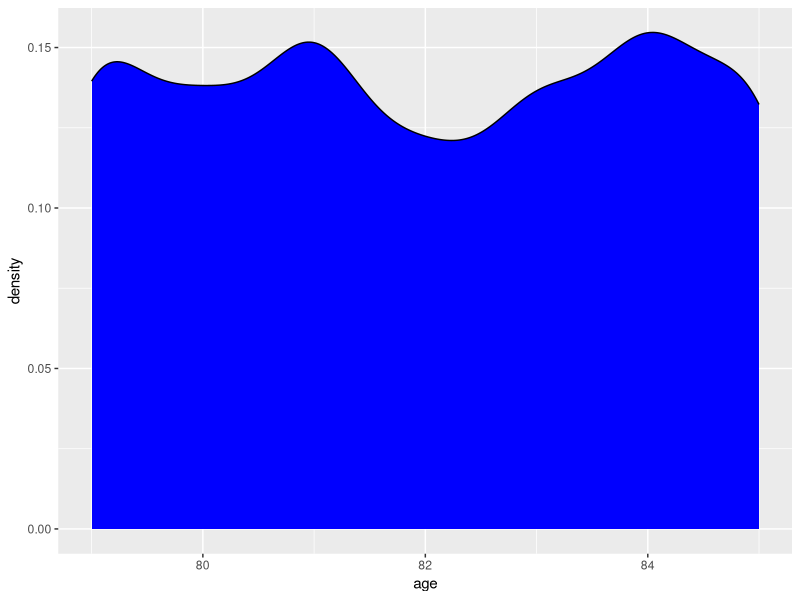
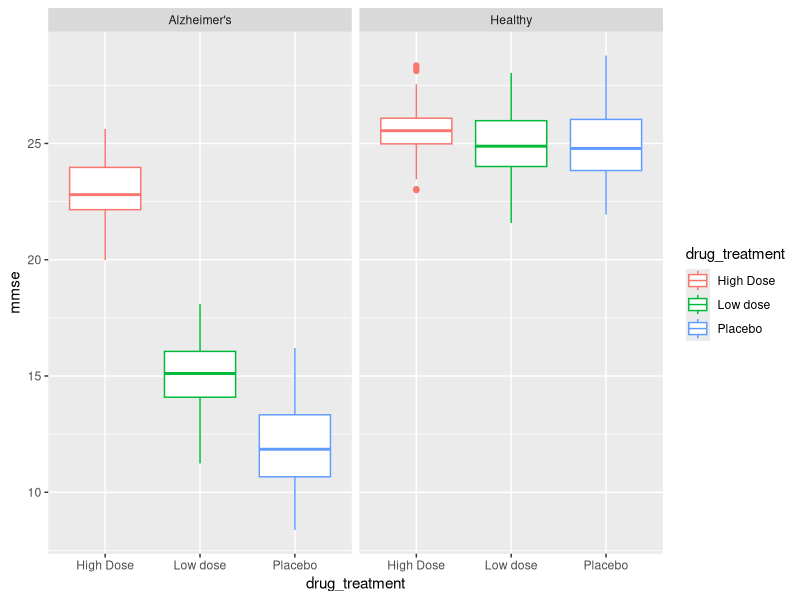
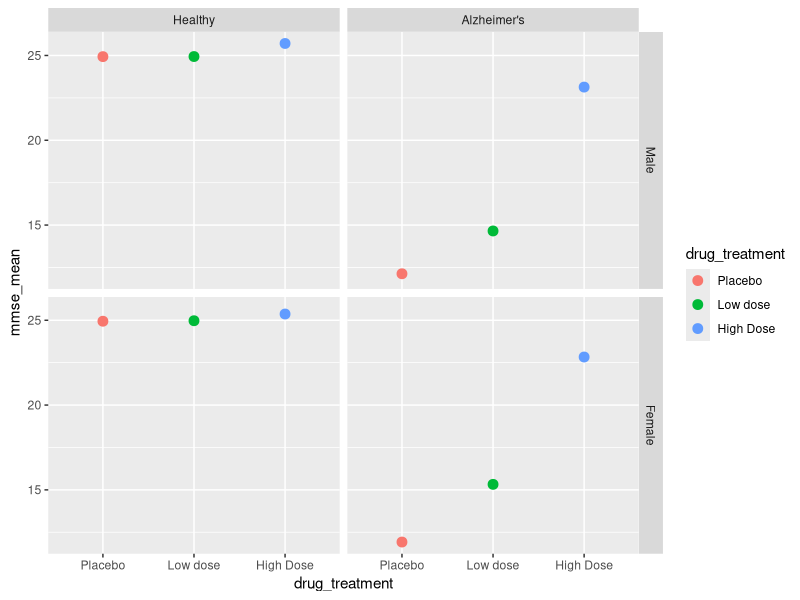
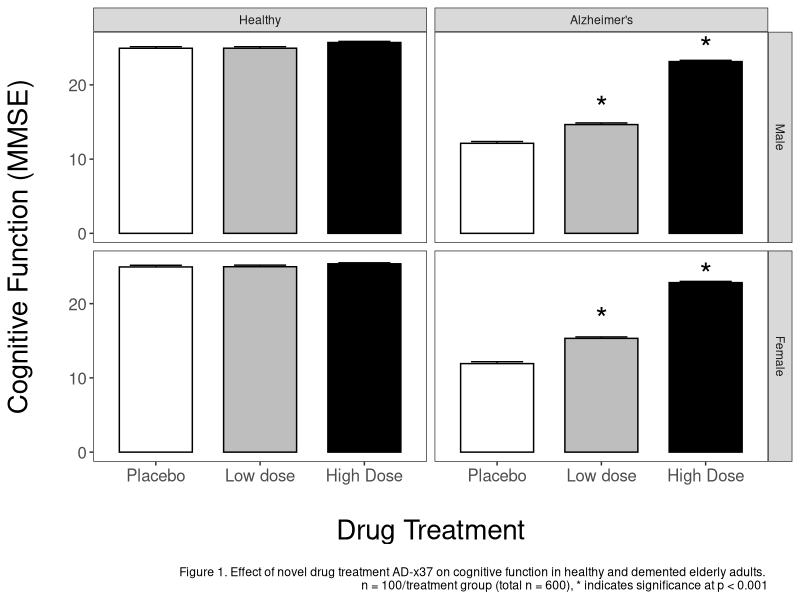
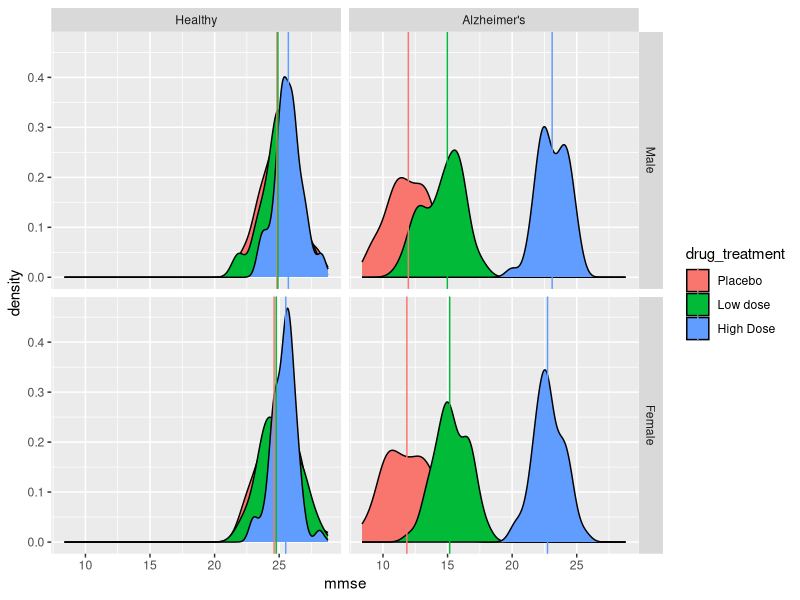
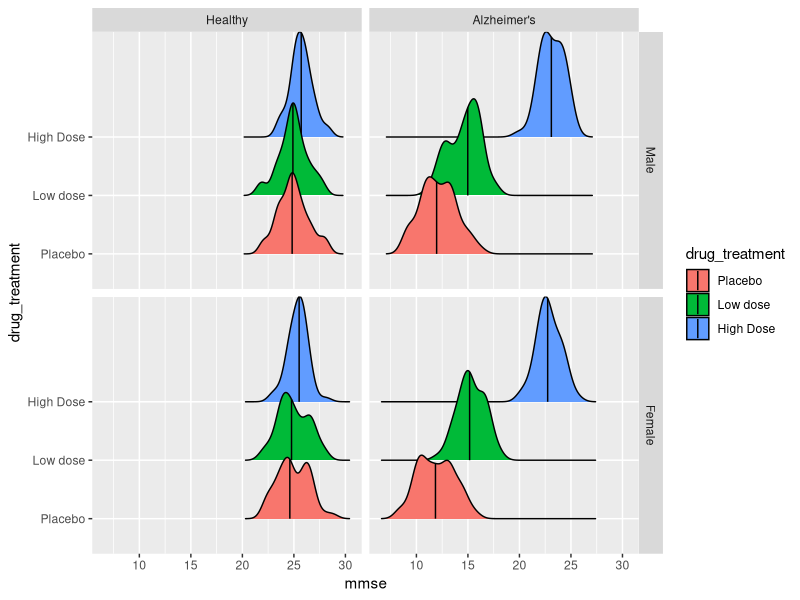

These charts were generated, in order, by the following R code:
## ---- chunk 1
knitr::opts_chunk$set(echo = FALSE)
## ---- chunk 2
# Load libraries
library(tidyverse)
library(broom)
library(knitr)
library(readxl)
## ---- chunk 3
raw_df <- tibble::tribble(
                  ~age, ~sex, ~health_status, ~drug_treatment,            ~mmse,
                   80L,   0L,      "Healthy",       "Placebo", 24.7898757294475,
                   85L,   0L,      "Healthy",       "Placebo",  24.881922782358,
                   82L,   0L,      "Healthy",       "Placebo", 25.1090341667271,
                   80L,   0L,      "Healthy",       "Placebo", 24.9263624503099,
                   83L,   0L,      "Healthy",       "Placebo", 23.3884501324994,
                   79L,   0L,      "Healthy",       "Placebo", 24.1138958025632,
                   82L,   0L,      "Healthy",       "Placebo", 28.2032733410796,
                   79L,   0L,      "Healthy",       "Placebo", 26.9395881628318,
                   80L,   1L,      "Healthy",       "Placebo", 27.0740680559964,
                   79L,   0L,      "Healthy",       "Placebo", 24.4035043846296,
                   80L,   0L,      "Healthy",       "Placebo", 25.5046175020706,
                   79L,   1L,      "Healthy",       "Placebo", 26.1466531136342,
                   81L,   0L,      "Healthy",       "Placebo", 24.7708719059436,
                   83L,   1L,      "Healthy",       "Placebo", 24.4835505067031,
                   85L,   1L,      "Healthy",       "Placebo", 24.1827220668921,
                   81L,   0L,      "Healthy",       "Placebo", 27.6822377356971,
                   83L,   1L,      "Healthy",       "Placebo", 22.5995889631964,
                   85L,   0L,      "Healthy",       "Placebo", 23.4548294895484,
                   80L,   0L,      "Healthy",       "Placebo", 23.8560985601838,
                   80L,   1L,      "Healthy",       "Placebo", 24.7125730648372,
                   80L,   0L,      "Healthy",       "Placebo", 23.3000789137782,
                   85L,   0L,      "Healthy",       "Placebo", 25.5853814607848,
                   80L,   1L,      "Healthy",       "Placebo", 23.7800186466583,
                   83L,   0L,      "Healthy",       "Placebo", 23.6234248994184,
                   80L,   0L,      "Healthy",       "Placebo", 24.7783914598344,
                   82L,   0L,      "Healthy",       "Placebo", 25.2143474462921,
                   82L,   1L,      "Healthy",       "Placebo", 25.3450546677284,
                   84L,   0L,      "Healthy",       "Placebo", 26.2124554624955,
                   81L,   1L,      "Healthy",       "Placebo", 26.4934785988297,
                   81L,   1L,      "Healthy",       "Placebo", 27.8798504232144,
                   80L,   1L,      "Healthy",       "Placebo", 26.5740253414479,
                   82L,   1L,      "Healthy",       "Placebo", 24.5075841546988,
                   79L,   0L,      "Healthy",       "Placebo", 26.8790930136723,
                   81L,   1L,      "Healthy",       "Placebo", 23.7087076754018,
                   79L,   0L,      "Healthy",       "Placebo", 25.2969339238352,
                   84L,   0L,      "Healthy",       "Placebo", 25.0496368812432,
                   85L,   1L,      "Healthy",       "Placebo",  28.782618827845,
                   85L,   0L,      "Healthy",       "Placebo", 26.4585390201347,
                   82L,   0L,      "Healthy",       "Placebo", 24.2505061993126,
                   79L,   0L,      "Healthy",       "Placebo", 24.4250726938722,
                   85L,   0L,      "Healthy",       "Placebo", 23.6778820523577,
                   82L,   1L,      "Healthy",       "Placebo", 22.2928272644201,
                   85L,   1L,      "Healthy",       "Placebo", 23.3058611646072,
                   84L,   0L,      "Healthy",       "Placebo", 23.4909210268678,
                   84L,   1L,      "Healthy",       "Placebo", 22.1484156980334,
                   85L,   1L,      "Healthy",       "Placebo", 26.0128669421659,
                   79L,   0L,      "Healthy",       "Placebo", 24.5681960585279,
                   84L,   0L,      "Healthy",       "Placebo", 24.5332103751366,
                   80L,   1L,      "Healthy",       "Placebo", 26.7340456465974,
                   85L,   1L,      "Healthy",       "Placebo", 23.6578916879782,
                   83L,   0L,      "Healthy",       "Placebo", 22.3141993310651,
                   83L,   0L,      "Healthy",       "Placebo", 23.8421141215635,
                   82L,   0L,      "Healthy",       "Placebo", 25.7997587994896,
                   84L,   1L,      "Healthy",       "Placebo", 26.2677148193097,
                   80L,   1L,      "Healthy",       "Placebo", 24.5891353572652,
                   83L,   1L,      "Healthy",       "Placebo", 24.4900428706888,
                   83L,   0L,      "Healthy",       "Placebo", 25.0301549813202,
                   82L,   1L,      "Healthy",       "Placebo",  26.211991838037,
                   83L,   0L,      "Healthy",       "Placebo", 21.9403535204277,
                   81L,   1L,      "Healthy",       "Placebo", 26.0978728527968,
                   83L,   0L,      "Healthy",       "Placebo", 28.1133627120118,
                   84L,   0L,      "Healthy",       "Placebo", 22.0467192431737,
                   85L,   0L,      "Healthy",       "Placebo", 24.8301817903221,
                   85L,   1L,      "Healthy",       "Placebo",  24.606633902616,
                   80L,   0L,      "Healthy",       "Placebo",  26.244783068349,
                   83L,   0L,      "Healthy",       "Placebo",  25.885090969828,
                   80L,   0L,      "Healthy",       "Placebo", 23.3818937986046,
                   81L,   1L,      "Healthy",       "Placebo", 25.0598079418092,
                   79L,   0L,      "Healthy",       "Placebo", 26.5245393886272,
                   83L,   1L,      "Healthy",       "Placebo", 22.5467557037793,
                   84L,   0L,      "Healthy",       "Placebo", 27.7591856806797,
                   80L,   0L,      "Healthy",       "Placebo", 24.6511988774769,
                   79L,   0L,      "Healthy",       "Placebo", 22.9663322568317,
                   85L,   1L,      "Healthy",       "Placebo", 23.9998196854611,
                   85L,   1L,      "Healthy",       "Placebo", 24.9083843142131,
                   84L,   1L,      "Healthy",       "Placebo", 23.3357119930418,
                   82L,   0L,      "Healthy",       "Placebo",  24.634147823243,
                   79L,   1L,      "Healthy",       "Placebo", 24.6048836904884,
                   84L,   1L,      "Healthy",       "Placebo", 26.5691840491313,
                   85L,   1L,      "Healthy",       "Placebo",  26.254187069804,
                   83L,   0L,      "Healthy",       "Placebo", 22.9258671442738,
                   85L,   0L,      "Healthy",       "Placebo", 25.7546511367387,
                   79L,   1L,      "Healthy",       "Placebo", 26.0063838757291,
                   84L,   1L,      "Healthy",       "Placebo", 25.5883621108005,
                   85L,   1L,      "Healthy",       "Placebo", 24.5793849902452,
                   83L,   1L,      "Healthy",       "Placebo", 26.7948159548108,
                   82L,   1L,      "Healthy",       "Placebo", 24.3664165555196,
                   80L,   1L,      "Healthy",       "Placebo", 23.8186140635692,
                   79L,   1L,      "Healthy",       "Placebo", 23.1249254611195,
                   85L,   1L,      "Healthy",       "Placebo", 26.7776690649579,
                   79L,   1L,      "Healthy",       "Placebo", 25.7586315203948,
                   82L,   0L,      "Healthy",       "Placebo", 26.8551548727779,
                   81L,   0L,      "Healthy",       "Placebo", 25.7836951354077,
                   79L,   1L,      "Healthy",       "Placebo",  23.337104400067,
                   80L,   1L,      "Healthy",       "Placebo", 22.6185607675362,
                   79L,   1L,      "Healthy",       "Placebo", 23.9524751175957,
                   79L,   1L,      "Healthy",       "Placebo", 25.6307239254808,
                   83L,   0L,      "Healthy",       "Placebo", 25.5945305708496,
                   79L,   0L,      "Healthy",       "Placebo", 23.9838427257686,
                   81L,   0L,      "Healthy",       "Placebo", 25.1569810714692,
                   80L,   0L,      "Healthy",      "Low dose", 24.4802248226566,
                   79L,   0L,      "Healthy",      "Low dose", 27.3595116570684,
                   83L,   0L,      "Healthy",      "Low dose", 25.4072532606378,
                   85L,   1L,      "Healthy",      "Low dose", 23.6166448707275,
                   84L,   0L,      "Healthy",      "Low dose", 24.9042356478761,
                   79L,   0L,      "Healthy",      "Low dose", 24.1126599218866,
                   84L,   1L,      "Healthy",      "Low dose", 24.1998897774011,
                   84L,   1L,      "Healthy",      "Low dose", 25.7176129453105,
                   83L,   0L,      "Healthy",      "Low dose", 23.4661026369008,
                   81L,   0L,      "Healthy",      "Low dose", 23.9676381034556,
                   81L,   0L,      "Healthy",      "Low dose", 23.0655883801098,
                   81L,   0L,      "Healthy",      "Low dose", 25.1098463904274,
                   84L,   1L,      "Healthy",      "Low dose", 26.7038573158724,
                   80L,   0L,      "Healthy",      "Low dose", 23.8273801929302,
                   84L,   1L,      "Healthy",      "Low dose", 25.1675867045153,
                   83L,   1L,      "Healthy",      "Low dose", 26.6657505104138,
                   83L,   0L,      "Healthy",      "Low dose", 24.3033453578196,
                   84L,   0L,      "Healthy",      "Low dose", 24.8109450226496,
                   84L,   0L,      "Healthy",      "Low dose", 24.4325971751144,
                   81L,   1L,      "Healthy",      "Low dose", 23.9551397976599,
                   85L,   0L,      "Healthy",      "Low dose", 23.1061907585473,
                   79L,   1L,      "Healthy",      "Low dose", 24.6670870205438,
                   80L,   0L,      "Healthy",      "Low dose", 25.6658698733775,
                   85L,   0L,      "Healthy",      "Low dose", 24.9255871071137,
                   81L,   1L,      "Healthy",      "Low dose", 25.6387757186882,
                   81L,   1L,      "Healthy",      "Low dose", 24.7699866547934,
                   85L,   0L,      "Healthy",      "Low dose", 25.1600928700339,
                   84L,   0L,      "Healthy",      "Low dose", 26.8463796405324,
                   81L,   0L,      "Healthy",      "Low dose", 24.9245972277626,
                   82L,   0L,      "Healthy",      "Low dose", 23.6539934026344,
                   85L,   1L,      "Healthy",      "Low dose", 26.8102867339818,
                   79L,   1L,      "Healthy",      "Low dose", 27.8809152744109,
                   83L,   1L,      "Healthy",      "Low dose", 21.9155786752128,
                   84L,   1L,      "Healthy",      "Low dose", 25.7190166317773,
                   81L,   0L,      "Healthy",      "Low dose", 25.3627623760472,
                   81L,   1L,      "Healthy",      "Low dose", 23.8051499342003,
                   79L,   1L,      "Healthy",      "Low dose", 27.3349874835142,
                   85L,   1L,      "Healthy",      "Low dose", 28.0367432830347,
                   79L,   1L,      "Healthy",      "Low dose", 24.2481415332684,
                   80L,   0L,      "Healthy",      "Low dose", 25.5936711325823,
                   81L,   1L,      "Healthy",      "Low dose", 24.7444933709512,
                   81L,   0L,      "Healthy",      "Low dose", 25.2558455679549,
                   80L,   0L,      "Healthy",      "Low dose", 27.6706747426748,
                   79L,   1L,      "Healthy",      "Low dose",  25.842379285117,
                   80L,   1L,      "Healthy",      "Low dose", 26.7249642120611,
                   83L,   0L,      "Healthy",      "Low dose", 24.8670532744864,
                   80L,   0L,      "Healthy",      "Low dose", 25.3441487613768,
                   79L,   1L,      "Healthy",      "Low dose",  25.990097245618,
                   83L,   0L,      "Healthy",      "Low dose", 24.9799640312079,
                   83L,   0L,      "Healthy",      "Low dose", 23.4408499332861,
                   84L,   0L,      "Healthy",      "Low dose",  26.443728041226,
                   84L,   0L,      "Healthy",      "Low dose", 23.1153438115251,
                   83L,   1L,      "Healthy",      "Low dose", 24.2212521425528,
                   79L,   0L,      "Healthy",      "Low dose", 24.8341875442428,
                   80L,   1L,      "Healthy",      "Low dose", 26.3497017748336,
                   81L,   0L,      "Healthy",      "Low dose", 24.7634590410982,
                   79L,   1L,      "Healthy",      "Low dose", 23.4188875332863,
                   85L,   1L,      "Healthy",      "Low dose", 26.6868054519399,
                   81L,   1L,      "Healthy",      "Low dose", 23.7718280031959,
                   81L,   0L,      "Healthy",      "Low dose", 26.9007213566948,
                   79L,   1L,      "Healthy",      "Low dose", 22.6302886025151,
                   85L,   0L,      "Healthy",      "Low dose",  24.530721589078,
                   85L,   0L,      "Healthy",      "Low dose", 24.1947917765611,
                   85L,   1L,      "Healthy",      "Low dose", 26.4565715911481,
                   85L,   0L,      "Healthy",      "Low dose", 21.9359797610671,
                   79L,   1L,      "Healthy",      "Low dose", 25.3427055323056,
                   84L,   1L,      "Healthy",      "Low dose", 27.3508317228093,
                   84L,   0L,      "Healthy",      "Low dose", 25.7185698214763,
                   81L,   1L,      "Healthy",      "Low dose", 26.7297787480658,
                   83L,   1L,      "Healthy",      "Low dose", 23.2541920770406,
                   84L,   1L,      "Healthy",      "Low dose", 22.7407430903204,
                   83L,   1L,      "Healthy",      "Low dose", 24.0822440965366,
                   80L,   0L,      "Healthy",      "Low dose", 24.8992582060998,
                   81L,   1L,      "Healthy",      "Low dose", 23.7706319012994,
                   81L,   0L,      "Healthy",      "Low dose", 26.4378745585203,
                   81L,   1L,      "Healthy",      "Low dose", 26.4209238931333,
                   81L,   0L,      "Healthy",      "Low dose", 27.2102809903853,
                   82L,   1L,      "Healthy",      "Low dose", 23.2719649160955,
                   82L,   0L,      "Healthy",      "Low dose", 22.0132612335746,
                   84L,   0L,      "Healthy",      "Low dose", 25.3836009599068,
                   84L,   1L,      "Healthy",      "Low dose", 24.8998159665431,
                   81L,   1L,      "Healthy",      "Low dose", 24.1393043363011,
                   82L,   1L,      "Healthy",      "Low dose", 25.0520654854364,
                   81L,   1L,      "Healthy",      "Low dose", 24.4219898110364,
                   82L,   0L,      "Healthy",      "Low dose", 24.8616812196288,
                   79L,   1L,      "Healthy",      "Low dose", 24.7120005509269,
                   84L,   1L,      "Healthy",      "Low dose", 25.0987221241543,
                   82L,   0L,      "Healthy",      "Low dose", 21.5779108863454,
                   81L,   1L,      "Healthy",      "Low dose", 23.7202084472045,
                   81L,   1L,      "Healthy",      "Low dose", 22.1873931992195,
                   85L,   0L,      "Healthy",      "Low dose", 26.0816996386275,
                   84L,   0L,      "Healthy",      "Low dose", 25.9774005324249,
                   80L,   0L,      "Healthy",      "Low dose",  25.996139718667,
                   84L,   1L,      "Healthy",      "Low dose", 23.7454656878933,
                   85L,   1L,      "Healthy",      "Low dose", 24.2261527051798,
                   84L,   0L,      "Healthy",      "Low dose", 24.0228898738458,
                   80L,   0L,      "Healthy",      "Low dose", 24.5794984424005,
                   85L,   0L,      "Healthy",      "Low dose", 27.9551428159219,
                   79L,   1L,      "Healthy",      "Low dose", 24.7780711278632,
                   83L,   0L,      "Healthy",      "Low dose", 26.3336764200086,
                   85L,   1L,      "Healthy",     "High Dose", 25.4646315521493,
                   82L,   1L,      "Healthy",     "High Dose", 25.5284270856986,
                   84L,   0L,      "Healthy",     "High Dose", 26.0597871670414,
                   79L,   1L,      "Healthy",     "High Dose", 25.8284016651515,
                   80L,   1L,      "Healthy",     "High Dose", 25.7889864903757,
                   80L,   1L,      "Healthy",     "High Dose", 25.6971593022457,
                   81L,   0L,      "Healthy",     "High Dose", 25.8791205421019,
                   81L,   0L,      "Healthy",     "High Dose", 23.8624955057273,
                   80L,   0L,      "Healthy",     "High Dose", 25.3343276198956,
                   84L,   1L,      "Healthy",     "High Dose", 25.8477491126928,
                   80L,   1L,      "Healthy",     "High Dose", 25.1860993143064,
                   83L,   1L,      "Healthy",     "High Dose", 26.6508335853681,
                   85L,   0L,      "Healthy",     "High Dose", 25.1078795497226,
                   83L,   1L,      "Healthy",     "High Dose", 23.7470563306697,
                   80L,   0L,      "Healthy",     "High Dose", 24.8296396303433,
                   83L,   0L,      "Healthy",     "High Dose", 25.3327239209413,
                   79L,   0L,      "Healthy",     "High Dose", 27.0449492550876,
                   83L,   0L,      "Healthy",     "High Dose", 28.3538969211117,
                   80L,   1L,      "Healthy",     "High Dose", 26.0448873270272,
                   83L,   1L,      "Healthy",     "High Dose", 24.7173329492901,
                   85L,   0L,      "Healthy",     "High Dose", 26.9104559694507,
                   82L,   1L,      "Healthy",     "High Dose", 24.5063033260117,
                   85L,   1L,      "Healthy",     "High Dose", 25.5091384454546,
                   84L,   1L,      "Healthy",     "High Dose", 25.5694403137363,
                   81L,   0L,      "Healthy",     "High Dose", 24.6657878133788,
                   83L,   0L,      "Healthy",     "High Dose",  26.761420584346,
                   79L,   0L,      "Healthy",     "High Dose", 25.7102917497303,
                   81L,   0L,      "Healthy",     "High Dose",  24.410776952058,
                   82L,   1L,      "Healthy",     "High Dose", 26.4225664996526,
                   81L,   0L,      "Healthy",     "High Dose", 26.0261626825361,
                   82L,   0L,      "Healthy",     "High Dose", 27.5479309872398,
                   84L,   0L,      "Healthy",     "High Dose", 26.1428655894653,
                   84L,   0L,      "Healthy",     "High Dose", 25.0309338987604,
                   79L,   0L,      "Healthy",     "High Dose", 25.7480943382588,
                   79L,   1L,      "Healthy",     "High Dose", 24.9417120753419,
                   82L,   1L,      "Healthy",     "High Dose", 26.2478165344628,
                   80L,   0L,      "Healthy",     "High Dose", 26.0504791314699,
                   84L,   1L,      "Healthy",     "High Dose", 23.9422448489453,
                   83L,   1L,      "Healthy",     "High Dose", 24.3760784723559,
                   83L,   0L,      "Healthy",     "High Dose", 25.7401033047636,
                   81L,   1L,      "Healthy",     "High Dose", 25.9081174062964,
                   84L,   1L,      "Healthy",     "High Dose", 25.8416752497488,
                   80L,   0L,      "Healthy",     "High Dose", 23.8144496700492,
                   85L,   0L,      "Healthy",     "High Dose", 25.8552459411754,
                   80L,   0L,      "Healthy",     "High Dose", 27.3045314590082,
                   80L,   0L,      "Healthy",     "High Dose", 25.3811496550686,
                   81L,   1L,      "Healthy",     "High Dose", 28.1188598068334,
                   81L,   1L,      "Healthy",     "High Dose", 25.1381967594181,
                   85L,   0L,      "Healthy",     "High Dose", 25.4487663983509,
                   82L,   0L,      "Healthy",     "High Dose", 24.2822611292851,
                   82L,   1L,      "Healthy",     "High Dose", 25.2821659746866,
                   85L,   0L,      "Healthy",     "High Dose", 26.0217240252471,
                   83L,   0L,      "Healthy",     "High Dose",  23.627544670518,
                   82L,   1L,      "Healthy",     "High Dose", 22.9948984882083,
                   79L,   1L,      "Healthy",     "High Dose", 26.9045702342337,
                   84L,   1L,      "Healthy",     "High Dose", 24.6756193190608,
                   84L,   1L,      "Healthy",     "High Dose", 24.8388415750255,
                   84L,   1L,      "Healthy",     "High Dose", 23.0352013909915,
                   85L,   1L,      "Healthy",     "High Dose", 26.3766850720221,
                   84L,   1L,      "Healthy",     "High Dose", 26.4656999494872,
                   79L,   1L,      "Healthy",     "High Dose", 25.7088745399292,
                   83L,   0L,      "Healthy",     "High Dose", 26.9985757268282,
                   81L,   0L,      "Healthy",     "High Dose", 25.3388167781884,
                   84L,   0L,      "Healthy",     "High Dose", 23.4582724998322,
                   83L,   0L,      "Healthy",     "High Dose", 24.9963038150614,
                   82L,   0L,      "Healthy",     "High Dose", 26.4602070356662,
                   85L,   0L,      "Healthy",     "High Dose", 24.7580198150046,
                   83L,   0L,      "Healthy",     "High Dose", 26.2099733538293,
                   85L,   0L,      "Healthy",     "High Dose", 25.0187394047009,
                   79L,   0L,      "Healthy",     "High Dose", 25.0132113024973,
                   79L,   1L,      "Healthy",     "High Dose", 24.5290940740823,
                   81L,   0L,      "Healthy",     "High Dose", 28.2065377800899,
                   80L,   1L,      "Healthy",     "High Dose", 25.6260936884467,
                   81L,   0L,      "Healthy",     "High Dose", 26.1559931897684,
                   81L,   1L,      "Healthy",     "High Dose", 26.2793275497539,
                   84L,   1L,      "Healthy",     "High Dose", 24.4996098659022,
                   85L,   0L,      "Healthy",     "High Dose", 25.2358421827488,
                   81L,   1L,      "Healthy",     "High Dose",  24.435115365184,
                   85L,   0L,      "Healthy",     "High Dose",  25.372791685831,
                   84L,   1L,      "Healthy",     "High Dose", 25.9678659358166,
                   82L,   0L,      "Healthy",     "High Dose", 25.3862549254236,
                   83L,   0L,      "Healthy",     "High Dose", 26.7790695462656,
                   80L,   1L,      "Healthy",     "High Dose", 25.3337481142791,
                   81L,   0L,      "Healthy",     "High Dose", 26.3396689312146,
                   85L,   1L,      "Healthy",     "High Dose", 24.6539074534413,
                   85L,   1L,      "Healthy",     "High Dose", 24.7907091596141,
                   81L,   1L,      "Healthy",     "High Dose", 25.8032238887122,
                   80L,   0L,      "Healthy",     "High Dose", 26.0658091713561,
                   85L,   0L,      "Healthy",     "High Dose",  26.184065186992,
                   82L,   1L,      "Healthy",     "High Dose", 25.4095780110815,
                   83L,   1L,      "Healthy",     "High Dose", 25.2935031865245,
                   80L,   1L,      "Healthy",     "High Dose", 25.1190659503014,
                   83L,   1L,      "Healthy",     "High Dose", 26.1835301792698,
                   79L,   0L,      "Healthy",     "High Dose", 25.6719792660693,
                   83L,   1L,      "Healthy",     "High Dose",  25.684803635032,
                   81L,   0L,      "Healthy",     "High Dose", 25.3307095851116,
                   83L,   1L,      "Healthy",     "High Dose", 24.4993891205437,
                   80L,   0L,      "Healthy",     "High Dose", 25.1941159893443,
                   81L,   0L,      "Healthy",     "High Dose", 26.6512333093915,
                   81L,   1L,      "Healthy",     "High Dose", 25.6121693954224,
                   79L,   0L,  "Alzheimer's",       "Placebo", 10.2268563650679,
                   79L,   1L,  "Alzheimer's",       "Placebo", 14.2897196826213,
                   79L,   0L,  "Alzheimer's",       "Placebo", 10.8443056546738,
                   83L,   0L,  "Alzheimer's",       "Placebo", 13.3097825919758,
                   80L,   1L,  "Alzheimer's",       "Placebo", 12.7911574661162,
                   84L,   1L,  "Alzheimer's",       "Placebo", 11.7046909451228,
                   83L,   0L,  "Alzheimer's",       "Placebo", 9.21322124400476,
                   79L,   1L,  "Alzheimer's",       "Placebo", 10.3673152057746,
                   83L,   1L,  "Alzheimer's",       "Placebo", 8.53665936375875,
                   84L,   0L,  "Alzheimer's",       "Placebo", 10.6416331058908,
                   81L,   0L,  "Alzheimer's",       "Placebo", 14.0480804108031,
                   79L,   1L,  "Alzheimer's",       "Placebo", 9.87202004843289,
                   79L,   0L,  "Alzheimer's",       "Placebo", 13.0300135953075,
                   80L,   0L,  "Alzheimer's",       "Placebo", 12.3378429707862,
                   83L,   1L,  "Alzheimer's",       "Placebo", 12.3609834728902,
                   85L,   1L,  "Alzheimer's",       "Placebo", 10.1634931015185,
                   82L,   0L,  "Alzheimer's",       "Placebo", 12.3474499253411,
                   79L,   0L,  "Alzheimer's",       "Placebo", 10.8508077662913,
                   79L,   1L,  "Alzheimer's",       "Placebo", 10.0588291845122,
                   82L,   1L,  "Alzheimer's",       "Placebo", 14.6146438779792,
                   83L,   0L,  "Alzheimer's",       "Placebo", 12.6976059357582,
                   85L,   0L,  "Alzheimer's",       "Placebo", 13.3476311027003,
                   81L,   0L,  "Alzheimer's",       "Placebo", 9.09100194580395,
                   80L,   0L,  "Alzheimer's",       "Placebo", 11.8307261198643,
                   85L,   1L,  "Alzheimer's",       "Placebo", 8.37578058116425,
                   82L,   0L,  "Alzheimer's",       "Placebo", 14.9811616062093,
                   80L,   0L,  "Alzheimer's",       "Placebo", 9.58561315295987,
                   85L,   0L,  "Alzheimer's",       "Placebo", 10.8511696045819,
                   84L,   1L,  "Alzheimer's",       "Placebo", 14.4727379024376,
                   80L,   1L,  "Alzheimer's",       "Placebo", 9.68165648625826,
                   83L,   0L,  "Alzheimer's",       "Placebo", 10.8777822701905,
                   80L,   0L,  "Alzheimer's",       "Placebo", 13.4223451522919,
                   81L,   0L,  "Alzheimer's",       "Placebo", 11.5468883581443,
                   83L,   0L,  "Alzheimer's",       "Placebo", 13.4303039610646,
                   84L,   1L,  "Alzheimer's",       "Placebo", 11.8589868895767,
                   83L,   1L,  "Alzheimer's",       "Placebo", 13.0402830352955,
                   81L,   1L,  "Alzheimer's",       "Placebo", 13.1343461555263,
                   85L,   0L,  "Alzheimer's",       "Placebo", 10.5629697582749,
                   84L,   1L,  "Alzheimer's",       "Placebo", 11.9278366161942,
                   85L,   1L,  "Alzheimer's",       "Placebo", 11.3153151599533,
                   81L,   1L,  "Alzheimer's",       "Placebo", 10.7962485974508,
                   85L,   1L,  "Alzheimer's",       "Placebo", 9.51925266751026,
                   84L,   0L,  "Alzheimer's",       "Placebo", 12.6706261689513,
                   79L,   1L,  "Alzheimer's",       "Placebo", 14.5463772107981,
                   81L,   0L,  "Alzheimer's",       "Placebo", 11.7538511117587,
                   83L,   0L,  "Alzheimer's",       "Placebo", 13.5130416461136,
                   79L,   0L,  "Alzheimer's",       "Placebo", 11.5485395840509,
                   83L,   1L,  "Alzheimer's",       "Placebo", 13.2010952502924,
                   82L,   1L,  "Alzheimer's",       "Placebo", 11.0200346053197,
                   81L,   0L,  "Alzheimer's",       "Placebo", 8.91408469576153,
                   79L,   0L,  "Alzheimer's",       "Placebo", 9.24217745164547,
                   79L,   1L,  "Alzheimer's",       "Placebo", 14.0368107436432,
                   79L,   1L,  "Alzheimer's",       "Placebo", 15.7286958028927,
                   85L,   1L,  "Alzheimer's",       "Placebo", 13.4652954585503,
                   80L,   0L,  "Alzheimer's",       "Placebo", 10.5800827360915,
                   79L,   1L,  "Alzheimer's",       "Placebo", 13.5846271649194,
                   84L,   0L,  "Alzheimer's",       "Placebo", 13.3621862536505,
                   79L,   1L,  "Alzheimer's",       "Placebo", 11.0675140053905,
                   80L,   0L,  "Alzheimer's",       "Placebo", 13.3277466065022,
                   79L,   1L,  "Alzheimer's",       "Placebo", 14.0219545002467,
                   83L,   0L,  "Alzheimer's",       "Placebo", 14.0260911039752,
                   82L,   0L,  "Alzheimer's",       "Placebo", 14.4364827176952,
                   81L,   1L,  "Alzheimer's",       "Placebo", 9.56120641419123,
                   81L,   1L,  "Alzheimer's",       "Placebo",  11.839576452431,
                   81L,   0L,  "Alzheimer's",       "Placebo", 11.3027079769874,
                   79L,   1L,  "Alzheimer's",       "Placebo", 12.9660988910321,
                   81L,   1L,  "Alzheimer's",       "Placebo", 11.6717089591045,
                   82L,   0L,  "Alzheimer's",       "Placebo", 11.0562635408654,
                   83L,   1L,  "Alzheimer's",       "Placebo", 13.2058305473162,
                   83L,   1L,  "Alzheimer's",       "Placebo", 11.4378041250758,
                   85L,   0L,  "Alzheimer's",       "Placebo", 16.1980530825783,
                   81L,   1L,  "Alzheimer's",       "Placebo", 11.1428162846425,
                   80L,   1L,  "Alzheimer's",       "Placebo", 10.5722636371372,
                   84L,   1L,  "Alzheimer's",       "Placebo", 10.2760098952179,
                   83L,   0L,  "Alzheimer's",       "Placebo", 11.7949551085296,
                   79L,   0L,  "Alzheimer's",       "Placebo",  10.673188156585,
                   81L,   1L,  "Alzheimer's",       "Placebo",  12.728799539486,
                   79L,   1L,  "Alzheimer's",       "Placebo",  12.951314538092,
                   80L,   0L,  "Alzheimer's",       "Placebo", 9.69895976210067,
                   84L,   0L,  "Alzheimer's",       "Placebo", 13.4397623178198,
                   84L,   1L,  "Alzheimer's",       "Placebo", 12.2376383160514,
                   82L,   1L,  "Alzheimer's",       "Placebo", 10.1783114127726,
                   81L,   0L,  "Alzheimer's",       "Placebo", 15.3462902885033,
                   85L,   1L,  "Alzheimer's",       "Placebo", 15.0714886099309,
                   80L,   1L,  "Alzheimer's",       "Placebo", 10.3598561540553,
                   85L,   1L,  "Alzheimer's",       "Placebo", 12.1942350582678,
                   81L,   1L,  "Alzheimer's",       "Placebo", 10.4931397396818,
                   79L,   0L,  "Alzheimer's",       "Placebo", 13.3170911636645,
                   83L,   1L,  "Alzheimer's",       "Placebo", 13.3408709919908,
                   79L,   0L,  "Alzheimer's",       "Placebo", 12.3981337902761,
                   79L,   0L,  "Alzheimer's",       "Placebo", 15.2890033081226,
                   84L,   0L,  "Alzheimer's",       "Placebo", 11.8337985600715,
                   83L,   1L,  "Alzheimer's",       "Placebo", 10.4688722688006,
                   84L,   0L,  "Alzheimer's",       "Placebo", 11.5468043173616,
                   79L,   0L,  "Alzheimer's",       "Placebo", 12.9573367068575,
                   81L,   0L,  "Alzheimer's",       "Placebo", 12.4278200355294,
                   80L,   0L,  "Alzheimer's",       "Placebo", 11.2789447575241,
                   85L,   0L,  "Alzheimer's",       "Placebo", 14.6361502759343,
                   80L,   0L,  "Alzheimer's",       "Placebo", 10.9099345772977,
                   81L,   0L,  "Alzheimer's",       "Placebo", 12.0914873533949,
                   85L,   1L,  "Alzheimer's",      "Low dose", 15.9063448566942,
                   82L,   1L,  "Alzheimer's",      "Low dose", 15.3197931642314,
                   84L,   1L,  "Alzheimer's",      "Low dose",  12.098204789549,
                   81L,   0L,  "Alzheimer's",      "Low dose", 14.7165005221129,
                   81L,   1L,  "Alzheimer's",      "Low dose", 14.8208430903797,
                   82L,   0L,  "Alzheimer's",      "Low dose", 13.0800303228114,
                   85L,   0L,  "Alzheimer's",      "Low dose", 13.0301263038836,
                   81L,   1L,  "Alzheimer's",      "Low dose", 17.6944187992856,
                   79L,   0L,  "Alzheimer's",      "Low dose", 16.2172414616705,
                   79L,   1L,  "Alzheimer's",      "Low dose", 15.8378628411152,
                   79L,   0L,  "Alzheimer's",      "Low dose", 15.2295155063792,
                   85L,   0L,  "Alzheimer's",      "Low dose", 12.5465840873748,
                   85L,   1L,  "Alzheimer's",      "Low dose", 15.0038047587915,
                   83L,   1L,  "Alzheimer's",      "Low dose", 15.0826658837796,
                   82L,   0L,  "Alzheimer's",      "Low dose", 14.9841121177045,
                   81L,   1L,  "Alzheimer's",      "Low dose",  14.171503433512,
                   84L,   0L,  "Alzheimer's",      "Low dose", 14.4286194377352,
                   82L,   0L,  "Alzheimer's",      "Low dose", 15.1291100639471,
                   79L,   0L,  "Alzheimer's",      "Low dose", 12.5615526988322,
                   80L,   1L,  "Alzheimer's",      "Low dose", 15.0865919776599,
                   79L,   1L,  "Alzheimer's",      "Low dose", 16.8359647222701,
                   83L,   0L,  "Alzheimer's",      "Low dose", 16.0774573397627,
                   82L,   1L,  "Alzheimer's",      "Low dose", 18.0888348694038,
                   81L,   1L,  "Alzheimer's",      "Low dose", 13.8228928545007,
                   82L,   1L,  "Alzheimer's",      "Low dose", 15.5838135620749,
                   85L,   1L,  "Alzheimer's",      "Low dose",  16.611466071098,
                   81L,   0L,  "Alzheimer's",      "Low dose", 14.0928296150788,
                   80L,   0L,  "Alzheimer's",      "Low dose", 14.5523818958715,
                   82L,   0L,  "Alzheimer's",      "Low dose", 13.7724999457886,
                   80L,   0L,  "Alzheimer's",      "Low dose",  12.045266781094,
                   79L,   0L,  "Alzheimer's",      "Low dose", 17.5576082204938,
                   85L,   1L,  "Alzheimer's",      "Low dose", 14.6578044034531,
                   84L,   0L,  "Alzheimer's",      "Low dose", 12.4944125549822,
                   81L,   0L,  "Alzheimer's",      "Low dose", 16.3100332773634,
                   80L,   1L,  "Alzheimer's",      "Low dose", 13.2569160140889,
                   84L,   1L,  "Alzheimer's",      "Low dose", 15.3913332765747,
                   83L,   0L,  "Alzheimer's",      "Low dose", 13.1104956505568,
                   82L,   1L,  "Alzheimer's",      "Low dose", 15.6712410990337,
                   79L,   1L,  "Alzheimer's",      "Low dose", 16.9020278081221,
                   82L,   1L,  "Alzheimer's",      "Low dose", 16.3746167020591,
                   79L,   0L,  "Alzheimer's",      "Low dose",  12.928991499164,
                   83L,   1L,  "Alzheimer's",      "Low dose", 15.1646111096932,
                   79L,   1L,  "Alzheimer's",      "Low dose",  13.952501212397,
                   84L,   0L,  "Alzheimer's",      "Low dose", 13.7412245549625,
                   81L,   0L,  "Alzheimer's",      "Low dose", 15.2234303601677,
                   85L,   0L,  "Alzheimer's",      "Low dose", 15.7425583306262,
                   80L,   0L,  "Alzheimer's",      "Low dose", 15.9631216682998,
                   82L,   1L,  "Alzheimer's",      "Low dose", 15.1557843376377,
                   83L,   0L,  "Alzheimer's",      "Low dose", 12.7085477574281,
                   80L,   1L,  "Alzheimer's",      "Low dose", 13.3091192216548,
                   79L,   0L,  "Alzheimer's",      "Low dose", 14.3259286542437,
                   84L,   1L,  "Alzheimer's",      "Low dose", 16.8060608088285,
                   81L,   0L,  "Alzheimer's",      "Low dose", 14.9550890792697,
                   85L,   0L,  "Alzheimer's",      "Low dose", 17.5823388702108,
                   84L,   1L,  "Alzheimer's",      "Low dose", 16.8090813964733,
                   81L,   0L,  "Alzheimer's",      "Low dose",  15.822382371265,
                   85L,   1L,  "Alzheimer's",      "Low dose",   13.76092761866,
                   84L,   1L,  "Alzheimer's",      "Low dose", 13.3183437853848,
                   85L,   1L,  "Alzheimer's",      "Low dose", 17.3260662382276,
                   83L,   0L,  "Alzheimer's",      "Low dose", 12.2665836145142,
                   79L,   0L,  "Alzheimer's",      "Low dose", 16.3988680384238,
                   82L,   0L,  "Alzheimer's",      "Low dose", 13.5003761487629,
                   79L,   0L,  "Alzheimer's",      "Low dose", 15.8892266896037,
                   84L,   1L,  "Alzheimer's",      "Low dose", 14.0681168774568,
                   82L,   0L,  "Alzheimer's",      "Low dose", 14.4039026251726,
                   81L,   1L,  "Alzheimer's",      "Low dose",  15.448875990698,
                   83L,   1L,  "Alzheimer's",      "Low dose", 14.7044912217238,
                   82L,   0L,  "Alzheimer's",      "Low dose", 15.7361336164487,
                   84L,   1L,  "Alzheimer's",      "Low dose", 15.0544985205221,
                   81L,   1L,  "Alzheimer's",      "Low dose",  17.088498384347,
                   79L,   1L,  "Alzheimer's",      "Low dose", 16.8859813367409,
                   84L,   1L,  "Alzheimer's",      "Low dose", 14.5052178332735,
                   84L,   1L,  "Alzheimer's",      "Low dose", 14.3042720042097,
                   84L,   0L,  "Alzheimer's",      "Low dose", 12.6940537993722,
                   84L,   0L,  "Alzheimer's",      "Low dose", 15.4279248040515,
                   80L,   1L,  "Alzheimer's",      "Low dose", 16.2688873768386,
                   83L,   0L,  "Alzheimer's",      "Low dose", 16.1050032587443,
                   82L,   1L,  "Alzheimer's",      "Low dose", 16.4054057502943,
                   79L,   1L,  "Alzheimer's",      "Low dose", 14.6565893648244,
                   83L,   0L,  "Alzheimer's",      "Low dose", 16.2002049955766,
                   80L,   1L,  "Alzheimer's",      "Low dose", 14.8615016441656,
                   85L,   1L,  "Alzheimer's",      "Low dose", 16.4444170835241,
                   83L,   0L,  "Alzheimer's",      "Low dose", 14.5845027351753,
                   82L,   1L,  "Alzheimer's",      "Low dose", 14.7173372082523,
                   82L,   0L,  "Alzheimer's",      "Low dose", 11.8535959017103,
                   85L,   0L,  "Alzheimer's",      "Low dose", 15.2252365619148,
                   84L,   0L,  "Alzheimer's",      "Low dose", 15.7525174515606,
                   85L,   0L,  "Alzheimer's",      "Low dose", 16.8983195698919,
                   82L,   0L,  "Alzheimer's",      "Low dose",  16.050434827982,
                   80L,   1L,  "Alzheimer's",      "Low dose", 13.2273754611913,
                   82L,   0L,  "Alzheimer's",      "Low dose", 11.2376847036449,
                   80L,   0L,  "Alzheimer's",      "Low dose", 15.5960467571243,
                   79L,   0L,  "Alzheimer's",      "Low dose", 16.0208903802239,
                   80L,   1L,  "Alzheimer's",      "Low dose", 15.1776633398342,
                   82L,   0L,  "Alzheimer's",      "Low dose", 15.2175509223564,
                   85L,   1L,  "Alzheimer's",      "Low dose", 16.6048258367578,
                   80L,   0L,  "Alzheimer's",      "Low dose", 14.9934569341004,
                   81L,   1L,  "Alzheimer's",      "Low dose", 14.3010324918845,
                   82L,   1L,  "Alzheimer's",      "Low dose", 16.3199876528307,
                   84L,   0L,  "Alzheimer's",      "Low dose", 14.2772776503259,
                   79L,   0L,  "Alzheimer's",     "High Dose", 23.6919407873457,
                   85L,   0L,  "Alzheimer's",     "High Dose", 24.6622361532688,
                   79L,   0L,  "Alzheimer's",     "High Dose", 24.3603330720428,
                   81L,   0L,  "Alzheimer's",     "High Dose", 23.2059763438332,
                   80L,   0L,  "Alzheimer's",     "High Dose", 22.5947077300197,
                   84L,   0L,  "Alzheimer's",     "High Dose", 22.5381957568855,
                   85L,   0L,  "Alzheimer's",     "High Dose", 22.5304554122677,
                   79L,   1L,  "Alzheimer's",     "High Dose", 22.7907260977064,
                   85L,   1L,  "Alzheimer's",     "High Dose", 22.5949657554603,
                   84L,   0L,  "Alzheimer's",     "High Dose", 22.6142273299102,
                   85L,   0L,  "Alzheimer's",     "High Dose", 24.6234777088531,
                   81L,   1L,  "Alzheimer's",     "High Dose", 23.4967875704956,
                   83L,   0L,  "Alzheimer's",     "High Dose", 22.4594994479631,
                   82L,   1L,  "Alzheimer's",     "High Dose", 22.7449103886938,
                   79L,   0L,  "Alzheimer's",     "High Dose", 24.1681746208085,
                   81L,   1L,  "Alzheimer's",     "High Dose", 23.6981723349166,
                   83L,   1L,  "Alzheimer's",     "High Dose",  22.125646080018,
                   82L,   0L,  "Alzheimer's",     "High Dose",  22.075898811845,
                   82L,   1L,  "Alzheimer's",     "High Dose", 23.8168577464054,
                   85L,   1L,  "Alzheimer's",     "High Dose", 20.1435783154919,
                   84L,   1L,  "Alzheimer's",     "High Dose", 24.5181423081587,
                   82L,   0L,  "Alzheimer's",     "High Dose", 22.0474794356542,
                   79L,   1L,  "Alzheimer's",     "High Dose", 20.9370394175251,
                   80L,   1L,  "Alzheimer's",     "High Dose", 23.7036797518579,
                   81L,   1L,  "Alzheimer's",     "High Dose", 23.2207526718932,
                   85L,   0L,  "Alzheimer's",     "High Dose", 21.7754526003736,
                   81L,   0L,  "Alzheimer's",     "High Dose", 23.5285481767334,
                   83L,   1L,  "Alzheimer's",     "High Dose", 22.8067965813432,
                   79L,   0L,  "Alzheimer's",     "High Dose", 23.9102025999734,
                   81L,   1L,  "Alzheimer's",     "High Dose", 23.9974248306855,
                   84L,   1L,  "Alzheimer's",     "High Dose", 21.9506528272415,
                   81L,   1L,  "Alzheimer's",     "High Dose", 24.1246163982201,
                   82L,   0L,  "Alzheimer's",     "High Dose", 22.5020154257603,
                   79L,   0L,  "Alzheimer's",     "High Dose", 22.0254047149491,
                   83L,   1L,  "Alzheimer's",     "High Dose", 22.7346441142562,
                   79L,   0L,  "Alzheimer's",     "High Dose", 19.9851685854767,
                   83L,   1L,  "Alzheimer's",     "High Dose", 24.4865869647133,
                   79L,   0L,  "Alzheimer's",     "High Dose", 22.8131386640706,
                   81L,   1L,  "Alzheimer's",     "High Dose", 23.1131992298862,
                   81L,   1L,  "Alzheimer's",     "High Dose",  22.159878397199,
                   79L,   0L,  "Alzheimer's",     "High Dose", 23.9646926721858,
                   80L,   0L,  "Alzheimer's",     "High Dose", 22.9887402597278,
                   85L,   1L,  "Alzheimer's",     "High Dose", 22.7916354105696,
                   80L,   0L,  "Alzheimer's",     "High Dose", 24.0413327350697,
                   84L,   0L,  "Alzheimer's",     "High Dose", 25.2488739004596,
                   85L,   1L,  "Alzheimer's",     "High Dose", 24.2734813800062,
                   82L,   1L,  "Alzheimer's",     "High Dose", 22.4971790137055,
                   83L,   0L,  "Alzheimer's",     "High Dose", 22.3154143889808,
                   80L,   1L,  "Alzheimer's",     "High Dose", 22.5535626382008,
                   84L,   1L,  "Alzheimer's",     "High Dose", 22.5033468588792,
                   85L,   1L,  "Alzheimer's",     "High Dose", 24.6337581968484,
                   84L,   1L,  "Alzheimer's",     "High Dose",  21.098589829238,
                   81L,   1L,  "Alzheimer's",     "High Dose", 22.2466699931949,
                   84L,   1L,  "Alzheimer's",     "High Dose", 22.5481477707695,
                   84L,   0L,  "Alzheimer's",     "High Dose", 21.8147855214184,
                   81L,   1L,  "Alzheimer's",     "High Dose",  21.797092208659,
                   79L,   0L,  "Alzheimer's",     "High Dose", 23.7460925747776,
                   83L,   1L,  "Alzheimer's",     "High Dose",  22.360580331915,
                   82L,   0L,  "Alzheimer's",     "High Dose", 22.6790390653848,
                   85L,   1L,  "Alzheimer's",     "High Dose", 21.8840391074842,
                   84L,   0L,  "Alzheimer's",     "High Dose", 21.9379188030228,
                   84L,   0L,  "Alzheimer's",     "High Dose", 24.0960537539551,
                   85L,   1L,  "Alzheimer's",     "High Dose", 20.3405333993061,
                   83L,   0L,  "Alzheimer's",     "High Dose", 22.1309257274145,
                   85L,   0L,  "Alzheimer's",     "High Dose", 24.6071974928553,
                   80L,   0L,  "Alzheimer's",     "High Dose", 24.9885851336778,
                   80L,   1L,  "Alzheimer's",     "High Dose", 21.4208779516397,
                   84L,   1L,  "Alzheimer's",     "High Dose", 22.3772546987691,
                   84L,   0L,  "Alzheimer's",     "High Dose", 23.4319276840837,
                   83L,   0L,  "Alzheimer's",     "High Dose", 24.9388368655117,
                   79L,   1L,  "Alzheimer's",     "High Dose", 23.3499876539357,
                   83L,   0L,  "Alzheimer's",     "High Dose", 21.2913624667494,
                   84L,   0L,  "Alzheimer's",     "High Dose", 22.6713013025614,
                   82L,   0L,  "Alzheimer's",     "High Dose", 21.2393218766778,
                   80L,   1L,  "Alzheimer's",     "High Dose", 22.9986238343918,
                   84L,   0L,  "Alzheimer's",     "High Dose", 22.8075653604268,
                   84L,   1L,  "Alzheimer's",     "High Dose", 21.6333610919074,
                   81L,   1L,  "Alzheimer's",     "High Dose", 25.6258445631889,
                   81L,   1L,  "Alzheimer's",     "High Dose", 22.9565028249642,
                   84L,   1L,  "Alzheimer's",     "High Dose", 23.9894945277094,
                   83L,   1L,  "Alzheimer's",     "High Dose", 22.3224023225551,
                   82L,   1L,  "Alzheimer's",     "High Dose", 21.5562032854397,
                   79L,   0L,  "Alzheimer's",     "High Dose", 22.3762305005565,
                   85L,   0L,  "Alzheimer's",     "High Dose", 23.3836926528943,
                   80L,   1L,  "Alzheimer's",     "High Dose", 21.9166913214092,
                   84L,   0L,  "Alzheimer's",     "High Dose", 24.3922148088417,
                   85L,   0L,  "Alzheimer's",     "High Dose", 24.1704851301596,
                   84L,   0L,  "Alzheimer's",     "High Dose", 24.3854738859395,
                   81L,   0L,  "Alzheimer's",     "High Dose", 21.7397392700274,
                   81L,   0L,  "Alzheimer's",     "High Dose", 23.5727951614024,
                   82L,   0L,  "Alzheimer's",     "High Dose", 23.2748230661191,
                   80L,   1L,  "Alzheimer's",     "High Dose", 22.9889278683244,
                   79L,   1L,  "Alzheimer's",     "High Dose", 24.3644634774984,
                   84L,   1L,  "Alzheimer's",     "High Dose", 23.7178934863864,
                   79L,   1L,  "Alzheimer's",     "High Dose", 22.6671253989434,
                   85L,   1L,  "Alzheimer's",     "High Dose", 24.1331429686891,
                   84L,   0L,  "Alzheimer's",     "High Dose", 24.1939545348794,
                   82L,   1L,  "Alzheimer's",     "High Dose", 21.7390928013885,
                   79L,   1L,  "Alzheimer's",     "High Dose", 24.9244142482106,
                   82L,   1L,  "Alzheimer's",     "High Dose", 21.9376497548655
                  )
## ---- chunk 4
library(here)
dplyr::glimpse(raw_df)
## ---- chunk 5
ggplot(data = raw_df, aes(x = age)) + 
 geom_density(fill = "blue")
## ---- chunk 6
raw_df %>% summarize(
 min = min(age), 
 max = max(age))
## ---- chunk 7
table(raw_df$drug_treatment, raw_df$health_status)
## ---- chunk 8
raw_df %>% 
  group_by(drug_treatment, health_status) %>% 
  count()
## ---- chunk 9
ggplot(data = raw_df, # add the data
       aes(x = drug_treatment, y = mmse, # set x, y coordinates
           color = drug_treatment)) +    # color by treatment
  geom_boxplot() +
  facet_grid(~health_status) # create panes base on health status
## ---- chunk 10
dplyr::glimpse(raw_df)
## ---- chunk 11
sum_df <- raw_df %>% 
            mutate(
              sex = factor(sex, 
                  labels = c("Male", "Female")),
              drug_treatment =  factor(drug_treatment, 
                  levels = c("Placebo", "Low dose", "High Dose")),
              health_status = factor(health_status, 
                  levels = c("Healthy", "Alzheimer's"))
              )
glimpse(sum_df)
## ---- chunk 12
sum_df <- sum_df %>%   
  group_by(sex, health_status, drug_treatment) %>%  
  summarize(mmse_mean = mean(mmse),   
            mmse_se = sd(mmse)/sqrt(n()),
            n_samples = n()) 
## ---- chunk 13
ggplot(data = sum_df, # add the data
       aes(x = drug_treatment,  #set x, y coordinates
           y = mmse_mean,
           group = drug_treatment,  # group by treatment
           color = drug_treatment)) +    # color by treatment
  geom_point(size = 3) + 
  facet_grid(sex~health_status) # create facets by sex and status
## ---- chunk 14
stats_df <- raw_df %>% # start with data
   mutate(drug_treatment = factor(drug_treatment, 
             levels = c("Placebo", "Low dose", "High Dose")),
         sex = factor(sex, 
             labels = c("Male", "Female")),
         health_status = factor(health_status, 
             levels = c("Healthy", "Alzheimer's")))
glimpse(stats_df)
## ---- chunk 15
# this gives main effects AND interactions
ad_aov <- aov(mmse ~ sex * drug_treatment * health_status, 
        data = stats_df)
## ---- chunk 16
# look at effects and interactions
summary(ad_aov)
## ---- chunk 17
# call and save the pair.t.test
ad_pairwise <- pairwise.t.test(stats_df$mmse,    stats_df$sex:stats_df$drug_treatment:stats_df$health_status, 
p.adj = "none")
## ---- chunk 18
# tidy the post hoc
tidy_ad_pairwise <- broom::tidy(ad_pairwise)
# look at the comparisons and p-values
head(tidy_ad_pairwise)
## ---- chunk 19
tribble(
  ~colA, ~colB,
  "a",   1,
  "b",   2,
  "c",   3
)
## ---- chunk 20
# make the dataframe with specific points of interest to add *
sig_df <- tribble(
  ~drug_treatment, ~ health_status, ~sex, ~mmse_mean,
  "Low dose", "Alzheimer's", "Male", 17,
  "High Dose", "Alzheimer's", "Male", 25,
  "Low dose", "Alzheimer's", "Female", 18, 
  "High Dose", "Alzheimer's", "Female", 24
  )
# convert the variables to factors again :)
sig_df <- sig_df %>% 
  mutate(drug_treatment = factor(drug_treatment, 
               levels = c("Placebo", "Low dose", "High Dose")),
         sex = factor(sex, 
               levels = c("Male", "Female")),
         health_status = factor(health_status, 
               levels = c("Healthy", "Alzheimer's")))
## ---- chunk 21
g1 <- ggplot(data = sum_df, 
       aes(x = drug_treatment, y = mmse_mean, fill = drug_treatment,  
           group = drug_treatment)) +
  geom_errorbar(aes(ymin = mmse_mean - mmse_se, 
                    ymax = mmse_mean + mmse_se), width = 0.5) +
  geom_bar(color = "black", stat = "identity", width = 0.7) +
  
  facet_grid(sex~health_status) +
  theme_bw() +
  scale_fill_manual(values = c("white", "grey", "black")) +
  theme(legend.position = "NULL",
        legend.title = element_blank(),
        axis.title = element_text(size = 20),
        legend.background = element_blank(),
        panel.grid.major = element_blank(), 
        panel.grid.minor = element_blank(),
        axis.text = element_text(size = 12)) +
  geom_text(data = sig_df, label = "*", size = 8) +
  labs(x = "\nDrug Treatment", 
       y = "Cognitive Function (MMSE)\n",
       caption = "\nFigure 1. Effect of novel drug treatment AD-x37 on cognitive function in healthy and demented elderly adults. \nn = 100/treatment group (total n = 600), * indicates significance at p < 0.001")
g1
## ---- chunk 22

library(ggridges)
stats_df %>% 
  group_by(sex, drug_treatment, health_status) %>% 
  mutate(median_line = median(mmse)) %>% 
  ggplot(aes(x = mmse, fill = drug_treatment)) +
  geom_density() +
    geom_vline(aes(xintercept=median_line, color = drug_treatment)) +
  facet_grid(sex~health_status)
## ---- chunk 23
stats_df %>% 
  ggplot(aes(y = drug_treatment, x = mmse, fill = drug_treatment)) +
  geom_density_ridges(quantile_lines = TRUE, quantiles = 2) +
  facet_grid(sex~health_status)
